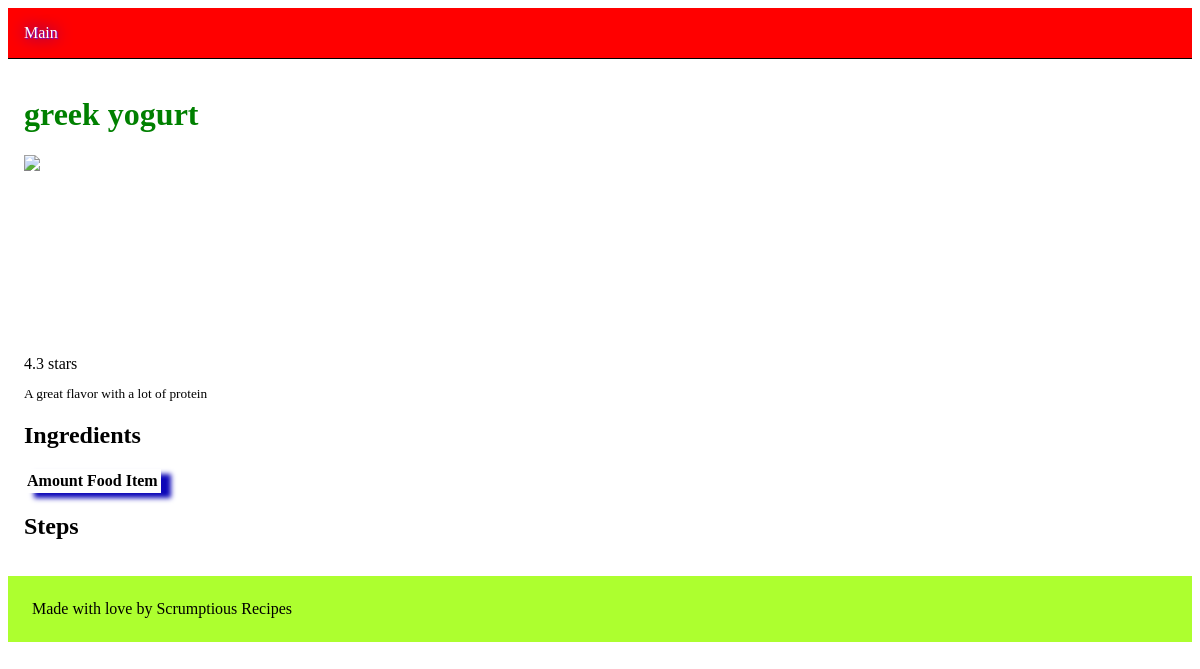
/recipes/8/, run on the app's committed database.
### recipes/models.py (models this page shows, shortened)
class Recipe(models.Model):
    title = models.CharField(max_length = 200)
    picture = models.URLField()
    description = models.TextField()
    created_on = models.DateTimeField(auto_now_add=True)
    author = models.ForeignKey(
        settings.AUTH_USER_MODEL,
        related_name= "recipes",
        on_delete = models.CASCADE,
        null = True,
    )

### recipes/views.py (the view)
# urls.py: path("<int:id>/", show_recipe, name = "show_recipe"),
def show_recipe(request, id):
    recipe = get_object_or_404(Recipe, id=id)
    context={
        "recipe_object": recipe,
    }
    return render(request, "recipes/detail.html", context)

### recipes/templates/recipes/detail.html (shortened to what this page needs)
{% load static %}
<!DOCTYPE html>
<html lang="en">
    <head>
        <link rel="stylesheet" href="{% static "css/recipes.css" %}">
    </head>
    <body>
        <header>
            <nav>
                <a id= "main" href="{% url 'recipe_list' %}" >Main</a>
            </nav>
        </header>
        <main>
            <h1>{{recipe_object.title}}</h1>
            <img class="fit-picture" src = "{{recipe_object.picture}}">
            <div>4.3 stars</div>
            <p>{{ recipe_object.description }}</p>
            <h2>Ingredients</h2>
            <table>
                <thead>
                    <tr>
                        <th>Amount</th>
                        <th>Food Item</th>
                    </tr>
                </thead>
            </table>
            <h2>Steps</h2>
        </main>
        <footer>Made with love by Scrumptious Recipes</footer>
    </body>
</html>

### recipes/static/css/recipes.css (style rules this page uses)
main { padding: 16px; }
footer { padding: 24px 24px; background-color: greenyellow }
img { height: 200px; margin-left: 0; }
header { background-color: red; }
nav { padding: 16px; border-bottom: 1px solid black }
footer { position: static; }
a { text-decoration: none; color: green; text-shadow: 1px 1px 1px rgb(124, 11, 204), 0 0 1em blue; }
h1 { color: green; }
table { box-shadow: 10px 5px 5px rgb(13, 7, 184); }
#main { color: white; }
p { font-size: smaller; }
.fit-picture { display: block }

### data on the page
Recipe: title "greek yogurt", description "A great flavor with a lot of protein"
